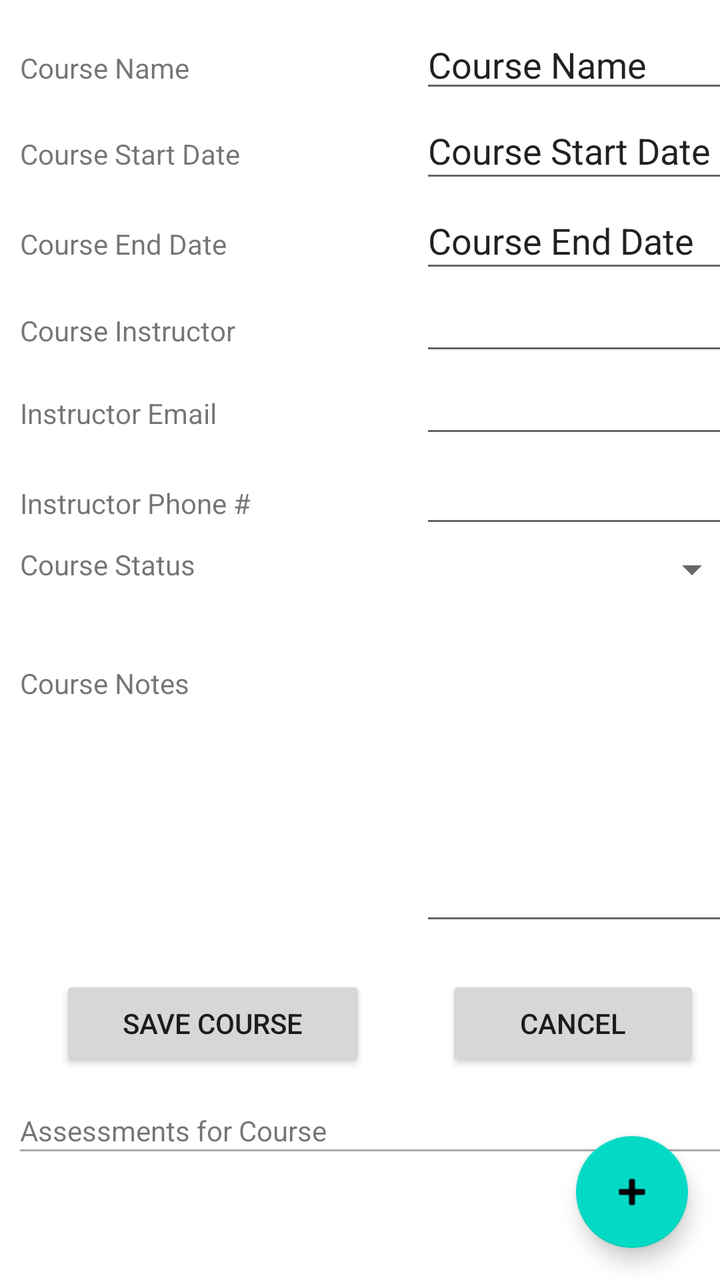
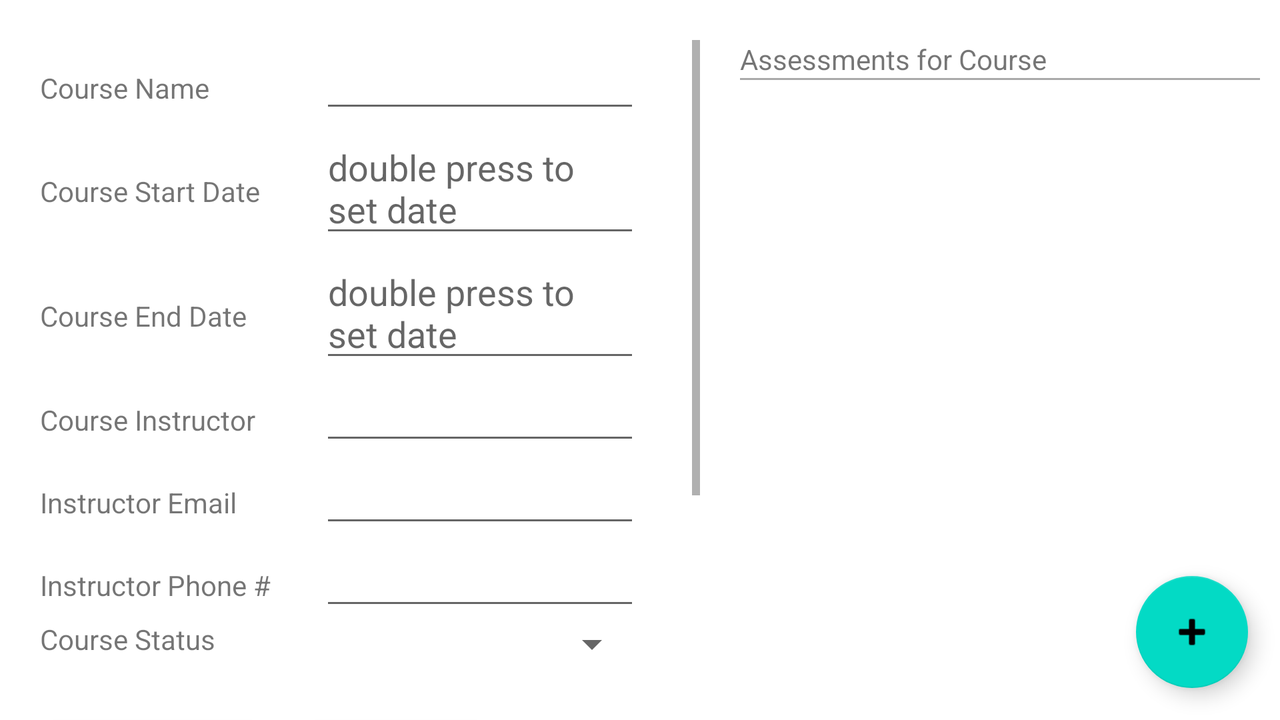

An Android layout and its configuration variant, each rendered on a device that would load it. The default file and the variant file are quoted in full after the pictures.
<!-- AndroidManifest.xml: application theme Theme.IanmsutherlandScheduler -->
<!-- res/layout/activity_course_details.xml -->
<?xml version="1.0" encoding="utf-8"?>

<androidx.constraintlayout.widget.ConstraintLayout xmlns:android="http://schemas.android.com/apk/res/android"
    xmlns:app="http://schemas.android.com/apk/res-auto"
    xmlns:tools="http://schemas.android.com/tools"
    android:layout_width="match_parent"
    android:layout_height="match_parent"
    tools:context=".UI.Course.CourseDetailsActivity">

    <ScrollView
        android:layout_width="wrap_content"
        android:layout_height="wrap_content"
        app:layout_constraintTop_toTopOf="parent"
        app:layout_constraintLeft_toLeftOf="parent"
        tools:layout_editor_absoluteX="1dp"
        android:layout_margin="10dp">

        <LinearLayout
            android:layout_width="match_parent"
            android:layout_height="45dp"
            android:orientation="vertical">

            <LinearLayout
                android:layout_width="match_parent"
                android:layout_height="wrap_content"
                android:orientation="horizontal">

                <TextView
                    android:layout_width="200dp"
                    android:layout_height="wrap_content"
                    android:text="@string/course_name" />

                <EditText
                    android:id="@+id/editCourseName"
                    android:layout_width="200dp"
                    android:layout_height="wrap_content"
                    android:text="@string/course_name" />
            </LinearLayout>

            <LinearLayout
                android:layout_width="match_parent"
                android:layout_height="45dp"
                android:orientation="horizontal">

                <TextView
                    android:layout_width="200dp"
                    android:layout_height="wrap_content"
                    android:text="@string/course_start_date" />

                <EditText
                    android:id="@+id/editCourseStartDate"
                    android:layout_width="200dp"
                    android:layout_height="wrap_content"
                    android:tooltipText="double press to set date"
                    android:hint="double press to set date"
                    android:text="@string/course_start_date" />

            </LinearLayout>

            <LinearLayout
                android:layout_width="match_parent"
                android:layout_height="45dp"
                android:orientation="horizontal">

                <TextView
                    android:layout_width="200dp"
                    android:layout_height="wrap_content"
                    android:text="@string/course_end_date" />

                <EditText
                    android:id="@+id/editCourseEndDate"
                    android:layout_width="200dp"
                    android:layout_height="wrap_content"
                    android:tooltipText="double press to set date"
                    android:hint="double press to set date"
                    android:text="@string/course_end_date" />

            </LinearLayout>

            <LinearLayout
                android:layout_width="match_parent"
                android:layout_height="wrap_content"
                android:orientation="horizontal">

                <TextView
                    android:layout_width="200dp"
                    android:layout_height="wrap_content"
                    android:text="@string/course_instructor" />

                <EditText
                    android:id="@+id/editCourseInstructorName"
                    android:layout_width="200dp"
                    android:layout_height="wrap_content" />
            </LinearLayout>

            <LinearLayout
                android:layout_width="match_parent"
                android:layout_height="45dp"
                android:orientation="horizontal">

                <TextView
                    android:layout_width="200dp"
                    android:layout_height="wrap_content"
                    android:text="@string/instructor_email" />

                <EditText
                    android:id="@+id/editCourseInstructorEmail"
                    android:layout_width="200dp"
                    android:layout_height="wrap_content" />

            </LinearLayout>

            <LinearLayout
                android:layout_width="match_parent"
                android:layout_height="45dp"
                android:orientation="horizontal">

                <TextView
                    android:layout_width="200dp"
                    android:layout_height="wrap_content"
                    android:text="@string/instructor_phone" />

                <EditText
                    android:id="@+id/editCourseInstructorPhone"
                    android:layout_width="200dp"
                    android:layout_height="wrap_content" />

            </LinearLayout>

            <LinearLayout
                android:layout_width="match_parent"
                android:layout_height="45dp"
                android:orientation="horizontal">

                <TextView
                    android:layout_width="200dp"
                    android:layout_height="wrap_content"
                    android:text="@string/course_status" />

                <Spinner
                    android:id="@+id/editCourseStatus"
                    android:layout_width="match_parent"
                    android:layout_height="wrap_content" />
            </LinearLayout>

            <LinearLayout
                android:layout_width="match_parent"
                android:layout_height="wrap_content"
                android:orientation="horizontal">

                <TextView
                    android:layout_width="200dp"
                    android:layout_height="wrap_content"
                    android:text="@string/course_note" />

                <EditText
                    android:id="@+id/editCourseNote"
                    android:layout_width="wrap_content"
                    android:layout_height="150dp"
                    android:layout_weight="1"
                    android:ems="8"
                    android:gravity="start|top"
                    android:inputType="textMultiLine" />
            </LinearLayout>

            <LinearLayout
                android:layout_width="match_parent"
                android:layout_height="wrap_content"
                android:orientation="horizontal"
                android:layout_marginTop="20dp">

                <Button
                    android:layout_width="wrap_content"
                    android:layout_height="wrap_content"
                    android:layout_marginHorizontal="20dp"
                    android:layout_weight="1"
                    android:onClick="updateCourseButton"
                    android:text="@string/course_save" />

                <Button
                    android:layout_width="wrap_content"
                    android:layout_height="wrap_content"
                    android:onClick="cancelCourse"
                    android:layout_marginHorizontal="20dp"
                    android:layout_weight="1"
                    android:text="@string/cancel" />

            </LinearLayout>
        <LinearLayout
            android:layout_width="match_parent"
            android:layout_height="wrap_content"
            android:orientation="vertical"
            android:layout_marginTop="20dp">



            <TextView
                android:layout_width="wrap_content"
                android:layout_height="wrap_content"
                android:text="@string/assessment_list" />

            <View
            android:layout_width="wrap_content"
            android:layout_height="1dp"
            android:background="@android:color/darker_gray" />
        </LinearLayout>

            <androidx.recyclerview.widget.RecyclerView
                android:id="@+id/assessment_recycler_view"
                android:layout_width="match_parent"
                android:layout_height="match_parent"
                tools:listitem="@layout/list_item_course"
                android:background="@android:color/darker_gray" />
        </LinearLayout>
    </ScrollView>

    <com.google.android.material.floatingactionbutton.FloatingActionButton
        android:id="@+id/floatingActionButton"
        android:layout_width="56dp"
        android:layout_height="wrap_content"
        android:layout_marginEnd="16dp"
        android:layout_marginBottom="16dp"
        android:clickable="true"
        app:layout_constraintBottom_toBottomOf="parent"
        app:layout_constraintEnd_toEndOf="parent"
        app:srcCompat="@android:drawable/ic_input_add"
        android:contentDescription="@string/add_assessment" />


</androidx.constraintlayout.widget.ConstraintLayout>
<!-- res/layout/list_item_course.xml (included above) -->
<?xml version="1.0" encoding="utf-8"?>

<LinearLayout xmlns:android="http://schemas.android.com/apk/res/android"
    xmlns:tools="http://schemas.android.com/tools"
    android:orientation="vertical"
    android:layout_width="match_parent"
    android:background="?colorOnPrimary"
    android:layout_height="wrap_content">

    <TextView
        android:id="@+id/courseNameView"
        android:layout_width="match_parent"
        android:background="?colorOnPrimary"
        android:layout_height="wrap_content"
        android:layout_margin="10dp"
        android:text="courseTextView"
        android:textSize="20sp"></TextView>

</LinearLayout>
<!-- resources referenced by this layout -->
<resources>
  <string name="add_assessment">Add Assessment</string>
  <string name="assessment_list">Assessments for Course</string>
  <string name="cancel">Cancel</string>
  <string name="course_end_date">Course End Date</string>
  <string name="course_instructor">Course Instructor</string>
  <string name="course_name">Course Name</string>
  <string name="course_note">Course Notes</string>
  <string name="course_save">Save Course</string>
  <string name="course_start_date">Course Start Date</string>
  <string name="course_status">Course Status</string>
  <string name="instructor_email">Instructor Email</string>
  <string name="instructor_phone">Instructor Phone #</string>
  <style name="Theme.IanmsutherlandScheduler" parent="Theme.MaterialComponents.DayNight.DarkActionBar">
          
          <item name="colorPrimary">@color/purple_500</item>
          <item name="colorPrimaryVariant">@color/purple_700</item>
          <item name="colorOnPrimary">@color/white</item>
          
          <item name="colorSecondary">@color/teal_200</item>
          <item name="colorSecondaryVariant">@color/teal_700</item>
          <item name="colorOnSecondary">@color/black</item>
          
          <item name="android:statusBarColor" tools:targetApi="l">?attr/colorPrimaryVariant</item>
          
          <item name="android:colorBackground">@color/white</item>
      </style>
</resources>
<!-- res/layout-land/activity_course_details.xml (the author's variant of the layout above) -->
<!-- drawn on the phone turned sideways -->
<?xml version="1.0" encoding="utf-8"?>
<androidx.constraintlayout.widget.ConstraintLayout xmlns:android="http://schemas.android.com/apk/res/android"
    xmlns:app="http://schemas.android.com/apk/res-auto"
    xmlns:tools="http://schemas.android.com/tools"
    android:layout_width="match_parent"
    android:layout_height="match_parent"
    tools:context=".UI.Course.CourseDetailsActivity">
    <LinearLayout
        android:layout_width="match_parent"
        android:layout_height="wrap_content"
        android:orientation="horizontal"
        app:layout_constraintTop_toTopOf="parent"
        app:layout_constraintLeft_toLeftOf="parent"
        tools:layout_editor_absoluteX="1dp"
        android:layout_margin="10dp"
        android:id="@+id/topLevelLayout">
        <LinearLayout
            android:id="@+id/leftVerticalLayout"
            app:layout_constraintTop_toTopOf="parent"
            app:layout_constraintRight_toRightOf="@+id/rightVerticalLayout"
            android:layout_width="350dp"
            android:orientation="vertical"
            android:layout_height="wrap_content">

            <ScrollView
                android:id="@+id/topScrollView"
                android:layout_width="match_parent"
                android:layout_height="325dp"
                android:layout_margin="10dp"
                app:layout_constraintLeft_toLeftOf="parent"
                app:layout_constraintTop_toTopOf="parent"
                tools:layout_editor_absoluteX="1dp">
                <LinearLayout
                    android:layout_width="wrap_content"
                    android:layout_height="wrap_content"
                    android:orientation="vertical">

                    <LinearLayout
                        android:layout_width="wrap_content"
                        android:layout_height="wrap_content"
                        android:orientation="horizontal">

                        <TextView
                            android:layout_width="140dp"
                            android:layout_height="wrap_content"
                            android:text="@string/course_name" />

                        <EditText
                            android:id="@+id/editCourseName"
                            android:layout_width="160dp"
                            android:layout_height="wrap_content" />
                    </LinearLayout>

                    <LinearLayout
                        android:layout_width="wrap_content"
                        android:layout_height="wrap_content"
                        android:orientation="horizontal">

                        <TextView
                            android:layout_width="140dp"
                            android:layout_height="wrap_content"
                            android:text="@string/course_start_date" />

                        <EditText
                            android:id="@+id/editCourseStartDate"
                            android:layout_width="160dp"
                            android:layout_height="wrap_content"
                            android:hint="double press to set date"
                            android:tooltipText="double press to set date" />

                    </LinearLayout>

                    <LinearLayout
                        android:layout_width="wrap_content"
                        android:layout_height="wrap_content"
                        android:orientation="horizontal">

                        <TextView
                            android:layout_width="140dp"
                            android:layout_height="wrap_content"
                            android:text="@string/course_end_date" />

                        <EditText
                            android:id="@+id/editCourseEndDate"
                            android:layout_width="160dp"
                            android:layout_height="wrap_content"
                            android:hint="double press to set date"
                            android:tooltipText="double press to set date" />

                    </LinearLayout>

                    <LinearLayout
                        android:layout_width="wrap_content"
                        android:layout_height="wrap_content"
                        android:orientation="horizontal">

                        <TextView
                            android:layout_width="140dp"
                            android:layout_height="wrap_content"
                            android:text="@string/course_instructor" />

                        <EditText
                            android:id="@+id/editCourseInstructorName"
                            android:layout_width="160dp"
                            android:layout_height="wrap_content" />
                    </LinearLayout>

                    <LinearLayout
                        android:layout_width="wrap_content"
                        android:layout_height="wrap_content"
                        android:orientation="horizontal">

                        <TextView
                            android:layout_width="140dp"
                            android:layout_height="wrap_content"
                            android:text="@string/instructor_email" />

                        <EditText
                            android:id="@+id/editCourseInstructorEmail"
                            android:layout_width="160dp"
                            android:layout_height="wrap_content" />

                    </LinearLayout>

                    <LinearLayout
                        android:layout_width="wrap_content"
                        android:layout_height="wrap_content"
                        android:orientation="horizontal">

                        <TextView
                            android:layout_width="140dp"
                            android:layout_height="wrap_content"
                            android:text="@string/instructor_phone" />

                        <EditText
                            android:id="@+id/editCourseInstructorPhone"
                            android:layout_width="160dp"
                            android:layout_height="wrap_content" />

                    </LinearLayout>

                    <LinearLayout
                        android:layout_width="wrap_content"
                        android:layout_height="wrap_content"
                        android:orientation="horizontal">

                        <TextView
                            android:layout_width="140dp"
                            android:layout_height="wrap_content"
                            android:text="@string/course_status" />

                        <Spinner
                            android:id="@+id/editCourseStatus"
                            android:layout_width="160dp"
                            android:layout_height="wrap_content" />
                    </LinearLayout>

                    <LinearLayout
                        android:layout_width="wrap_content"
                        android:layout_height="wrap_content"
                        android:orientation="horizontal">

                        <TextView
                            android:layout_width="140dp"
                            android:layout_height="wrap_content"
                            android:text="@string/course_note" />

                        <EditText
                            android:id="@+id/editCourseNote"
                            android:layout_width="160dp"
                            android:layout_height="150dp"
                            android:ems="8"
                            android:gravity="start|top"
                            android:inputType="textMultiLine" />
                    </LinearLayout>
                </LinearLayout>
            </ScrollView>
            <LinearLayout
                android:layout_width="match_parent"
                android:layout_height="match_parent"
                android:orientation="vertical"
                app:layout_constraintTop_toBottomOf="@+id/topScrollView"
                app:layout_constraintLeft_toLeftOf="parent"
                android:id="@+id/buttonLayout">


                <LinearLayout
                    android:layout_width="match_parent"
                    android:layout_height="wrap_content"
                    android:orientation="horizontal">

                    <Button
                        android:layout_width="wrap_content"
                        android:layout_height="wrap_content"
                        android:layout_marginHorizontal="10dp"
                        android:onClick="updateCourseButton"
                        android:text="@string/course_save" />

                    <Button
                        android:layout_width="wrap_content"
                        android:layout_height="wrap_content"
                        android:layout_marginHorizontal="10dp"
                        android:onClick="cancelCourse"
                        android:text="@string/cancel" />

                </LinearLayout>
            </LinearLayout>
        </LinearLayout>

        <LinearLayout
            android:layout_width="400dp"
            android:layout_height="wrap_content"
            app:layout_constraintLeft_toLeftOf="@id/leftVerticalLayout"
            app:layout_constraintTop_toTopOf="parent"
            android:id="@+id/rightVerticalLayout"
            tools:layout_editor_absoluteX="1dp"
            android:layout_margin="10dp">

            <LinearLayout
                android:layout_width="match_parent"
                android:layout_height="wrap_content"
                android:orientation="vertical">

                <TextView
                    android:layout_width="wrap_content"
                    android:layout_height="wrap_content"
                    android:text="@string/assessment_list" />

                <View
                    android:layout_width="wrap_content"
                    android:layout_height="1dp"
                    android:background="@android:color/darker_gray" />

                <androidx.recyclerview.widget.RecyclerView
                    android:id="@+id/assessment_recycler_view"
                    android:layout_width="match_parent"
                    android:layout_height="match_parent"
                    tools:listitem="@layout/list_item_course"
                    android:background="@android:color/darker_gray" />
            </LinearLayout>
        </LinearLayout>
    </LinearLayout>

    <com.google.android.material.floatingactionbutton.FloatingActionButton
        android:id="@+id/floatingActionButton"
        android:layout_width="56dp"
        android:layout_height="wrap_content"
        android:layout_marginEnd="16dp"
        android:layout_marginBottom="16dp"
        android:clickable="true"
        app:layout_constraintBottom_toBottomOf="parent"
        app:layout_constraintEnd_toEndOf="parent"
        app:srcCompat="@android:drawable/ic_input_add"
        android:contentDescription="@string/add_assessment" />


</androidx.constraintlayout.widget.ConstraintLayout>
